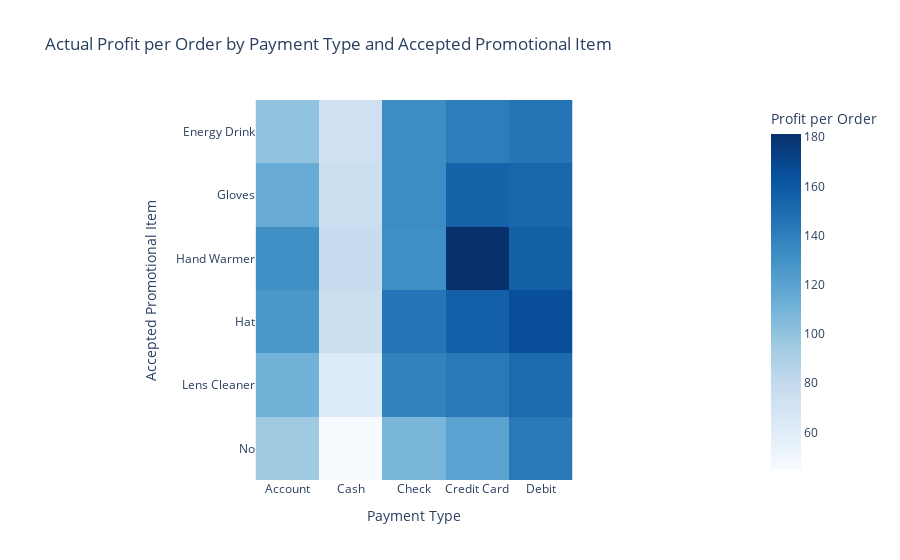

The code cell stored with this chart in its notebook:
### Markdown cell above
## Analyzing Price Discounts by Payment Type and Quantity Ordered

In this analysis, we investigated how the payment type used by customers affects the average price they pay for different products, depending on the quantity ordered. The goal was to determine if certain payment types lead to price discounts on average.

### Insights

The scatter plot with facet columns provides a clear visualization of how different payment types impact the average price customers pay for various products based on the quantity ordered. By examining the plot, it's evident that, on average, the price each is discounted when customers use an "Account" as the payment type for all products. The other payment types do not exhibit this consistent trend.

### Code cell
grouped_df = df.groupby(['Payment Type', 'Accepted Promotional Item']).agg(Count=('Qty Ordered', 'size'), Total_Order_Qty=('Qty Ordered', 'sum'),Total_Actual_Profit=('Actual Profit', 'sum')).reset_index()

# Calculate Profit per Order
grouped_df['Profit_per_Order'] = grouped_df['Total_Actual_Profit'] / grouped_df['Count']

fig = px.imshow(grouped_df.pivot(index='Accepted Promotional Item', columns='Payment Type', values='Profit_per_Order'),
                title='Actual Profit per Order by Payment Type and Accepted Promotional Item',
                labels=dict(x="Payment Type", y="Accepted Promotional Item", color="Profit per Order"),
                color_continuous_scale="Blues")

# Improving the colorbar title for clarity
fig.update_layout(coloraxis_colorbar_title='Profit per Order')

fig.show()

### Figure 1 — Plotly figure (JSON) as saved in the notebook; plotly's stock layout.template omitted (floating-point values rounded to 4 significant figures)
{"data": [{"coloraxis": "coloraxis", "hovertemplate": "Payment Type: %{x}<br>Accepted Promotional Item: %{y}<br>Profit per Order: %{z}<extra></extra>", "name": "0", "type": "heatmap", "x": ["Account", "Cash", "Check", "Credit Card", "Debit"], "xaxis": "x", "y": ["Energy Drink", "Gloves", "Hand Warmer", "Hat", "Lens Cleaner", "No"], "yaxis": "y", "z": [[100.1, 73.29, 132.4, 140.9, 145.7], [114.4, 74.54, 132.5, 154.7, 152.9], [131, 78.15, 131.7, 181.3, 156.4], [126.7, 74.45, 145.6, 156.2, 165.7], [110.3, 62.41, 138.1, 143.2, 150.8], [95.66, 44.69, 107.9, 119.5, 143.0]]}], "layout": {"coloraxis": {"colorbar": {"title": {"text": "Profit per Order"}}, "colorscale": [[0, "rgb(247,251,255)"], [0.125, "rgb(222,235,247)"], [0.25, "rgb(198,219,239)"], [0.375, "rgb(158,202,225)"], [0.5, "rgb(107,174,214)"], [0.625, "rgb(66,146,198)"], [0.75, "rgb(33,113,181)"], [0.875, "rgb(8,81,156)"], [1, "rgb(8,48,107)"]]}, "title": {"text": "Actual Profit per Order by Payment Type and Accepted Promotional Item"}, "xaxis": {"anchor": "y", "constrain": "domain", "domain": [0, 1], "scaleanchor": "y", "title": {"text": "Payment Type"}}, "yaxis": {"anchor": "x", "autorange": "reversed", "constrain": "domain", "domain": [0, 1], "title": {"text": "Accepted Promotional Item"}}}}
